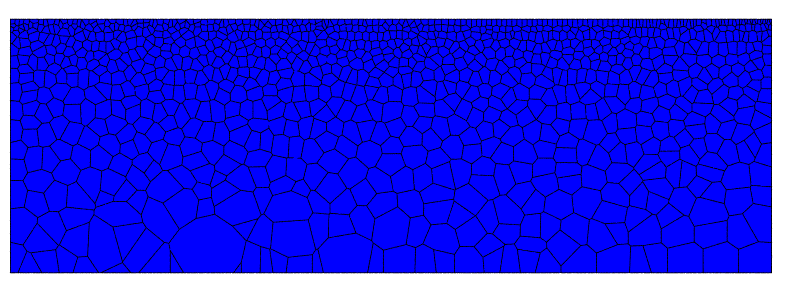
#> input picture Neper Case Study/check_long.png, 786 x 284 px
$ python Testing.py
#> lines starting #> are read from the running program, lines starting #| are printed output that depends on the picture; after the words box and inside, x2 and y2 are one past the last pixel; in counts of white or black regions, pixels touching at a corner belong together; long printed decimals are rounded
import numpy as np
import skimage
from PIL import Image
from skimage.feature import canny, blob_dog, peak_local_max

from skimage.util import invert
from skimage import data
from skimage import color
from skimage.filters import meijering, sato, frangi, hessian
from skimage.morphology import skeletonize, thin, dilation, disk,closing
from scipy import ndimage as ndi
import matplotlib.pyplot as plt
import matplotlib.patches as mpatches
from skimage.segmentation import random_walker

from skimage.filters.rank import median
from skimage import segmentation, feature, future
from sklearn.ensemble import RandomForestClassifier
from functools import partial
import seaborn as sns

from scipy.ndimage.filters import gaussian_filter
from skimage import data, color, img_as_ubyte
from skimage.feature import canny
from skimage.transform import hough_ellipse
from skimage.draw import ellipse_perimeter

#import cv2 as cv
import scipy.ndimage as ndimage
import time
import os
import glob

from scipy.stats import iqr
import statistics

f = 'check_long.png'#'check2.png'#'Test2_crop.png'#'Neper3.png'#'newcheck2_copy.png'
mask_raw1= Image.open(f)
#> mask_raw1 is the input picture: PIL image 786x284 RGBA; mean R, G, B, A 33.5, 33.5, 230.4, 255
mask1 = mask_raw1.convert('RGB')
mask1 = np.asarray(mask1)
print (mask1)
#> (printed output is left out)

# plt.imshow(mask1,cmap = plt.cm.gray)
# plt.show()

man_seg = mask1#[10:20]#np.load('TOTAL_COORDS_newcheck2.npy')
# #print (man_seg.shape)
print (mask1.shape)
#| (284, 786, 3)

new = np.zeros((man_seg.shape[0],man_seg.shape[1])) #zeros

#white = man_seg[:] == [255,255,255]
#black = man_seg[:] == [0,0,0]

for i in range(0,len(man_seg)):
    for j in range(0,len(man_seg[0])):
        first = np.array_equal(man_seg[i][j],[0,0,255])
        second = np.array_equal(man_seg[i][j],[255,255,255])
        if first == True and second == False:
            new[i][j] = 1
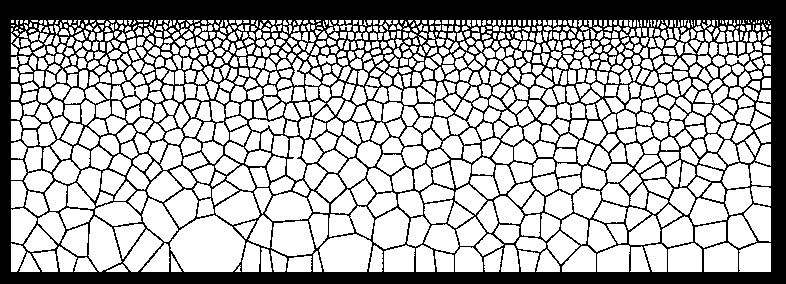
#> new: shape (284, 786) float64; values 0 (black) and 1 (white), 68.3% white; 1 black region, box (x1, y1, x2, y2) and area: (0, 0, 786, 284) 70747

# [14 lines of commented-out code are left out]

man_seg = new


#print (man_seg.shape)

#plt.imshow(man_seg,cmap = plt.cm.gray)
#plt.show()

st = time.time()
#mult_k = 1
Ps = []
#print (len(mask1[0]))
mult_k = 1#1024 #len(mask1[0]) - 1
maxs = []
total_coords = []
modes = []
means = []
first = 0
print (len(man_seg)/mult_k)
#| 284.0
for k in range (0,int(len(man_seg)/mult_k)):
    coords = []
    for i in range(0,mult_k):
        length = 0
        start_pix = 0
        for j in range(0,len(man_seg[i+(k*mult_k)])):
            # [4 lines of commented-out code are left out]
            if man_seg[i+(k*mult_k)][j] == 1:
                length = length + 1
            else:
                if length == 0:
                    start_pix = start_pix + 1
                if length != 0:
                    if start_pix != 0:
                        coords.append(length)
                        total_coords.append(length)
                    else:
                        start_pix = start_pix + 1
                length = 0

    if coords != []:
       maxs.append(max(coords))
    vals, edges = np.histogram(coords,48, range=[1,96]) #check_long
    # [6 lines of commented-out code are left out]

    if coords != []:
        if first == 0:
            first = k
        means.append(statistics.mean(coords))
        modes.append(statistics.mode(coords))
        last = k
    coords = np.array(coords)
# #     # print (len(man_seg[i+(k*mult_k)]))
# #     # print (coords)
# #     # print (vals)
# #     # print (edges)


    middles = []
    num = []
    for i in range(0,len(edges)-1):
        middle = (edges[i]+ edges[i+1])/2
        middles.append(middle)
        num.append(vals[i]*middle)


    den = sum(num)

    if den == 0:
        P = num
    else:
        P = num/den
        Ps.append(P)


    #Ps.append(vals)
    #print (middles)
    print (k)
#> this loop made 284 passes
#> (first, den) on pass 21: (20, 579.4)
#> den on passes 1 to 6: 0, 0, 0, 0, 0, 0
#| 0
#| 1
#| 2
#| 3
#| 4
#| 5
#| 6
#| 7
#> (further printed lines are left out)
#> after the loop, Ps = 252 items; first = 20; maxs = 252 values, max 75 at index 222, min 5 at index 4, mean 29.61; means = 252 values, max 23.61 at index 222, min 2.52 at index 5, mean 13.18; modes = 252 values, max 31 at index 215, min 1 at index 65, mean 13.19; total_coords = 13843 values, max 75 at index 12845, min 1 at index 20, mean 11.01

Ps = np.array(Ps)
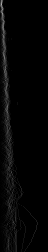
#> Ps: shape (252, 48) float64; min 0, max 0.687, mean 0.0208

end = time.time()
execution = end - st
print (execution)

#np.save('check_long.npy',total_coords)
#print (middles[:15])

'''
print (np.unique(maxs))
print (len(total_coords))
print (sum(total_coords)/len(total_coords))
print (iqr(total_coords))
'''
# [11 lines of commented-out code are left out]
new_Ps = Ps[:,:25]
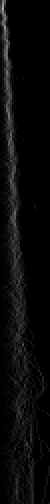
#> new_Ps: shape (252, 25) float64 (shown 2 times larger); min 0, max 0.687, mean 0.0393
print (middles[:25])
#| [1.990, 3.969, 5.948, 7.927, 9.906, 11.885, 13.865, 15.844, 17.823, 19.802, 21.781, 23.760, 25.740, 27.719, 29.698, 31.677, 33.656, 35.635, 37.615, 39.594, 41.573, 43.552, 45.531, 47.510, 49.490]
#print (new_Ps.shape)
# new_Ps = np.flip(new_Ps,0)
#Visualization
'''
fig, ax = plt.subplots(figsize=(1,5))
#plt.imshow(Ps)

my_cmap = plt.cm.get_cmap('Spectral')
my_cmap = my_cmap.reversed()
my_cmap.set_over("white")
my_cmap.set_under("white")
ax.imshow(new_Ps,
          #origin='lower',
          cmap=my_cmap,
          interpolation='bilinear'
          )

# Set tick mark range and spacing
#ax.set_xticks(range(0, 50, 1))
#ax.set_yticks(range(len(new_Ps)))
plt.show()

'''

# [16 lines of commented-out code are left out]


methods = 'hermite'#, 'kaiser']


fig, ax = plt.subplots(figsize=(1, 5),
                        subplot_kw={'xticks': [], 'yticks': []}) #nrows=1, ncols=2,

plot = ax.imshow(new_Ps, interpolation=methods, cmap = 'jet', vmax =0.35)#'Spectral')#cmap='viridis')
#ax.set_title(str(method#))
#fig.colorbar(plot)#, cax=cax, orientation='vertical')
#plt.savefig('compare_hermite_HZ.png', bbox_inches='tight', pad_inches=0)
plt.tight_layout()
plt.show()

print (first,last)
#| 20 271
ys = np.arange(first,last+1)#length(man_seg))
#> ys = 252 values from 20 to 271
ys = np.flip(ys)
fig, ax = plt.subplots(figsize=(1, 5),
                        subplot_kw={'xticks': [], 'yticks': []})
#one = plt.scatter(modes,ys, s = 1)
#plt.show()

print (len(means))
#| 252
print (len(ys))
#| 252

#ys = np.arange(1,last - first + 2)#length(man_seg))
#fig, ax = plt.subplots(figsize=(1, 5))
two = plt.scatter(means,ys, s = 1)#, ymin = first, ymax = last+1)
plt.tight_layout()
plt.ylim(first, last+1)
#plt.savefig('compare_mean.png', bbox_inches='tight', pad_inches=0)

#plt.legend([one,two],['Modes','Means'])
plt.show()
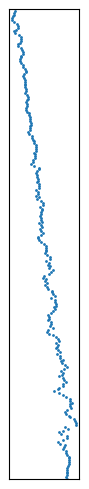
#> figure drawn by matplotlib, 1 panel


# [81 lines of commented-out code are left out]
'''
print (Ps.shape)
new_Ps = Ps#[:10,:]

fig, ax = plt.subplots(figsize=(5, 1))

#create heatmap
#sns.heatmap(data, linewidths=.3)
my_cmap = plt.cm.get_cmap('Spectral')
my_cmap = my_cmap.reversed()
my_cmap.set_over("white")
my_cmap.set_under("white")
plot_1 = sns.heatmap(new_Ps,cmap = my_cmap)# xticklabels=False,,yticklabels=False, vmax = 0.45)
#plot_1.set_xlabel('X-Axis', fontsize=10)
plot_1.set_xlabel('P', fontsize=10)
#plt.savefig('RF_Vt_Dist.png', bbox_inches='tight', pad_inches=0)
plt.show()

print (coords)
'''

$ run again, with Neper Case Study/compare.png copied over Neper Case Study/check_long.png
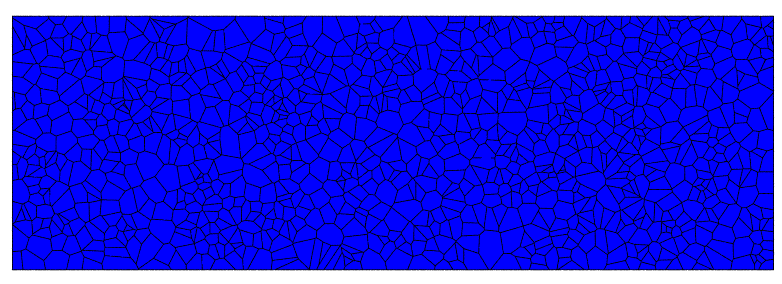
#> input picture Neper Case Study/compare.png, 782 x 284 px
#> mask_raw1 is the input picture: PIL image 782x284 RGBA; mean R, G, B, A 32.3, 32.3, 226.6, 255
#> (printed output is left out)
#| (284, 782, 3)
#> after the loop `for i in range(0,len(man_seg)):`:
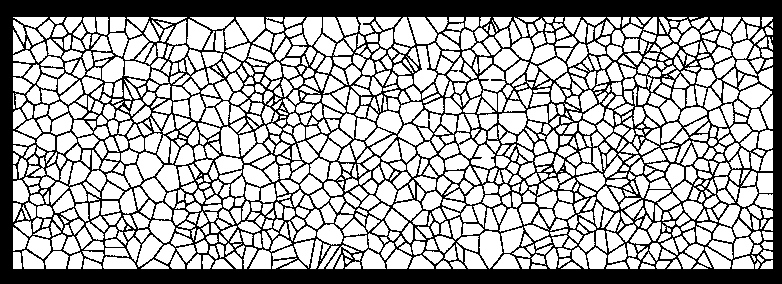
#> new: shape (284, 782) float64; values 0 (black) and 1 (white), 65.7% white; 1 black region, box (x1, y1, x2, y2) and area: (0, 0, 782, 284) 76246
#| 284.0
#> the loop `for k in range (0,int(len(man_seg)/mult_k)):` made 284 passes
#> (first, den) on pass 18: (17, 693.2)
#> (printed output is left out)
#> after the loop `for k in range (0,int(len(man_seg)/mult_k)):`: Ps = 252 items; first = 17; maxs = 252 values, max 44 at index 0, min 18 at index 86, mean 23.88; means = 252 values, max 15.7 at index 0, min 6.97 at index 202, mean 9.3; modes = 252 values, max 20 at index 251, min 1 at index 21, mean 7.71; total_coords = 15838 values, max 44 at index 8, min 1 at index 24, mean 9.21
#| [1.990, 3.969, 5.948, 7.927, 9.906, 11.885, 13.865, 15.844, 17.823, 19.802, 21.781, 23.760, 25.740, 27.719, 29.698, 31.677, 33.656, 35.635, 37.615, 39.594, 41.573, 43.552, 45.531, 47.510, 49.490]
#| 17 268
#| 252
#| 252
#> `plt.show()`:
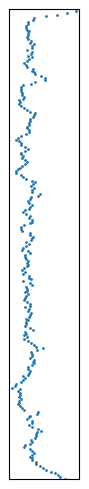
#> figure drawn by matplotlib, 1 panel
